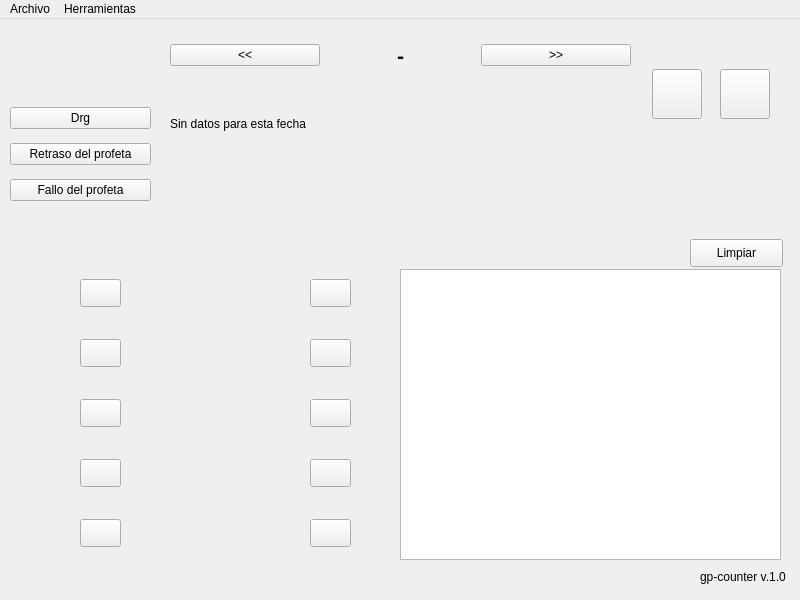
<?xml version="1.0" encoding="UTF-8"?>
<ui version="4.0">
 <class>MainWindow</class>
 <widget class="QMainWindow" name="MainWindow">
  <property name="geometry">
   <rect>
    <x>0</x>
    <y>0</y>
    <width>800</width>
    <height>600</height>
   </rect>
  </property>
  <property name="maximumSize">
   <size>
    <width>800</width>
    <height>600</height>
   </size>
  </property>
  <property name="windowTitle">
   <string>gp-counter</string>
  </property>
  <property name="windowIcon">
   <iconset>
    <normaloff>pics/gp_icon.ico</normaloff>pics/gp_icon.ico</iconset>
  </property>
  <widget class="QWidget" name="centralwidget">
   <widget class="QWidget" name="verticalLayoutWidget">
    <property name="geometry">
     <rect>
      <x>10</x>
      <y>80</y>
      <width>141</width>
      <height>111</height>
     </rect>
    </property>
    <layout class="QVBoxLayout" name="verticalLayout">
     <item>
      <widget class="QPushButton" name="btn_drg">
       <property name="text">
        <string>Drg</string>
       </property>
      </widget>
     </item>
     <item>
      <widget class="QPushButton" name="btn_retraso">
       <property name="text">
        <string>Retraso del profeta</string>
       </property>
      </widget>
     </item>
     <item>
      <widget class="QPushButton" name="btn_fallo">
       <property name="text">
        <string>Fallo del profeta</string>
       </property>
      </widget>
     </item>
    </layout>
   </widget>
   <widget class="QWidget" name="horizontalLayoutWidget">
    <property name="geometry">
     <rect>
      <x>170</x>
      <y>19</y>
      <width>461</width>
      <height>35</height>
     </rect>
    </property>
    <layout class="QHBoxLayout" name="horizontalLayout_5">
     <item>
      <widget class="QPushButton" name="btn_back_date">
       <property name="text">
        <string>&lt;&lt;</string>
       </property>
      </widget>
     </item>
     <item>
      <widget class="QLabel" name="lbl_current_date">
       <property name="font">
        <font>
         <pointsize>16</pointsize>
         <weight>75</weight>
         <bold>true</bold>
        </font>
       </property>
       <property name="text">
        <string>-</string>
       </property>
       <property name="textFormat">
        <enum>Qt::AutoText</enum>
       </property>
       <property name="alignment">
        <set>Qt::AlignCenter</set>
       </property>
      </widget>
     </item>
     <item>
      <widget class="QPushButton" name="btn_forward_date">
       <property name="text">
        <string>&gt;&gt;</string>
       </property>
      </widget>
     </item>
    </layout>
   </widget>
   <widget class="QWidget" name="horizontalLayoutWidget_2">
    <property name="geometry">
     <rect>
      <x>640</x>
      <y>20</y>
      <width>143</width>
      <height>111</height>
     </rect>
    </property>
    <layout class="QHBoxLayout" name="horizontalLayout_6">
     <item>
      <widget class="QPushButton" name="btn_amarilla">
       <property name="maximumSize">
        <size>
         <width>50</width>
         <height>50</height>
        </size>
       </property>
       <property name="text">
        <string/>
       </property>
      </widget>
     </item>
     <item>
      <widget class="QPushButton" name="btn_roja">
       <property name="maximumSize">
        <size>
         <width>50</width>
         <height>50</height>
        </size>
       </property>
       <property name="text">
        <string/>
       </property>
       <property name="iconSize">
        <size>
         <width>20</width>
         <height>50</height>
        </size>
       </property>
       <property name="checkable">
        <bool>false</bool>
       </property>
       <property name="autoDefault">
        <bool>false</bool>
       </property>
       <property name="default">
        <bool>false</bool>
       </property>
       <property name="flat">
        <bool>false</bool>
       </property>
      </widget>
     </item>
    </layout>
   </widget>
   <widget class="QLabel" name="lbl_display_info">
    <property name="geometry">
     <rect>
      <x>170</x>
      <y>60</y>
      <width>461</width>
      <height>91</height>
     </rect>
    </property>
    <property name="text">
     <string>&lt;html&gt;&lt;head/&gt;&lt;body&gt;&lt;p&gt;Sin datos para esta fecha&lt;/p&gt;&lt;/body&gt;&lt;/html&gt;</string>
    </property>
   </widget>
   <widget class="QPushButton" name="btn_gp_sergio">
    <property name="geometry">
     <rect>
      <x>80</x>
      <y>260</y>
      <width>41</width>
      <height>28</height>
     </rect>
    </property>
    <property name="text">
     <string/>
    </property>
    <property name="icon">
     <iconset>
      <normaloff>pics/gp_icon.ico</normaloff>pics/gp_icon.ico</iconset>
    </property>
   </widget>
   <widget class="QLabel" name="label">
    <property name="geometry">
     <rect>
      <x>20</x>
      <y>250</y>
      <width>51</width>
      <height>51</height>
     </rect>
    </property>
    <property name="text">
     <string/>
    </property>
    <property name="pixmap">
     <pixmap>pics/players/sergio (Custom).jpg</pixmap>
    </property>
   </widget>
   <widget class="QLabel" name="label_2">
    <property name="geometry">
     <rect>
      <x>20</x>
      <y>310</y>
      <width>51</width>
      <height>51</height>
     </rect>
    </property>
    <property name="text">
     <string/>
    </property>
    <property name="pixmap">
     <pixmap>pics/players/paula (Custom).jpg</pixmap>
    </property>
   </widget>
   <widget class="QLabel" name="label_3">
    <property name="geometry">
     <rect>
      <x>20</x>
      <y>370</y>
      <width>51</width>
      <height>51</height>
     </rect>
    </property>
    <property name="text">
     <string/>
    </property>
    <property name="pixmap">
     <pixmap>pics/players/aina (Custom).jpg</pixmap>
    </property>
   </widget>
   <widget class="QLabel" name="label_4">
    <property name="geometry">
     <rect>
      <x>20</x>
      <y>490</y>
      <width>51</width>
      <height>51</height>
     </rect>
    </property>
    <property name="text">
     <string/>
    </property>
    <property name="pixmap">
     <pixmap>pics/players/aitor (Custom).jpg</pixmap>
    </property>
   </widget>
   <widget class="QLabel" name="label_5">
    <property name="geometry">
     <rect>
      <x>20</x>
      <y>430</y>
      <width>51</width>
      <height>51</height>
     </rect>
    </property>
    <property name="text">
     <string/>
    </property>
    <property name="pixmap">
     <pixmap>pics/players/anton (Custom).png</pixmap>
    </property>
   </widget>
   <widget class="QLabel" name="label_6">
    <property name="geometry">
     <rect>
      <x>250</x>
      <y>250</y>
      <width>51</width>
      <height>51</height>
     </rect>
    </property>
    <property name="text">
     <string/>
    </property>
    <property name="pixmap">
     <pixmap>pics/players/diego (Custom).jpg</pixmap>
    </property>
   </widget>
   <widget class="QLabel" name="label_7">
    <property name="geometry">
     <rect>
      <x>250</x>
      <y>310</y>
      <width>51</width>
      <height>51</height>
     </rect>
    </property>
    <property name="text">
     <string/>
    </property>
    <property name="pixmap">
     <pixmap>pics/players/joaquin (Custom).jpg</pixmap>
    </property>
   </widget>
   <widget class="QLabel" name="label_8">
    <property name="geometry">
     <rect>
      <x>250</x>
      <y>370</y>
      <width>51</width>
      <height>51</height>
     </rect>
    </property>
    <property name="text">
     <string/>
    </property>
    <property name="pixmap">
     <pixmap>pics/players/laura (Custom).jpg</pixmap>
    </property>
   </widget>
   <widget class="QLabel" name="label_9">
    <property name="geometry">
     <rect>
      <x>250</x>
      <y>430</y>
      <width>51</width>
      <height>51</height>
     </rect>
    </property>
    <property name="text">
     <string/>
    </property>
    <property name="pixmap">
     <pixmap>pics/players/miranda (Custom).jpg</pixmap>
    </property>
   </widget>
   <widget class="QLabel" name="label_10">
    <property name="geometry">
     <rect>
      <x>60</x>
      <y>20</y>
      <width>51</width>
      <height>51</height>
     </rect>
    </property>
    <property name="text">
     <string/>
    </property>
    <property name="pixmap">
     <pixmap>pics/players/pablo (Custom).jpg</pixmap>
    </property>
   </widget>
   <widget class="QLabel" name="label_11">
    <property name="geometry">
     <rect>
      <x>250</x>
      <y>490</y>
      <width>51</width>
      <height>51</height>
     </rect>
    </property>
    <property name="text">
     <string/>
    </property>
    <property name="pixmap">
     <pixmap>pics/players/nerea (Custom).jpg</pixmap>
    </property>
   </widget>
   <widget class="QPushButton" name="btn_gp_paula">
    <property name="geometry">
     <rect>
      <x>80</x>
      <y>320</y>
      <width>41</width>
      <height>28</height>
     </rect>
    </property>
    <property name="text">
     <string/>
    </property>
    <property name="icon">
     <iconset>
      <normaloff>pics/gp_icon.ico</normaloff>pics/gp_icon.ico</iconset>
    </property>
   </widget>
   <widget class="QPushButton" name="btn_gp_aina">
    <property name="geometry">
     <rect>
      <x>80</x>
      <y>380</y>
      <width>41</width>
      <height>28</height>
     </rect>
    </property>
    <property name="text">
     <string/>
    </property>
    <property name="icon">
     <iconset>
      <normaloff>pics/gp_icon.ico</normaloff>pics/gp_icon.ico</iconset>
    </property>
   </widget>
   <widget class="QPushButton" name="btn_gp_anton">
    <property name="geometry">
     <rect>
      <x>80</x>
      <y>440</y>
      <width>41</width>
      <height>28</height>
     </rect>
    </property>
    <property name="text">
     <string/>
    </property>
    <property name="icon">
     <iconset>
      <normaloff>pics/gp_icon.ico</normaloff>pics/gp_icon.ico</iconset>
    </property>
   </widget>
   <widget class="QPushButton" name="btn_gp_aitor">
    <property name="geometry">
     <rect>
      <x>80</x>
      <y>500</y>
      <width>41</width>
      <height>28</height>
     </rect>
    </property>
    <property name="text">
     <string/>
    </property>
    <property name="icon">
     <iconset>
      <normaloff>pics/gp_icon.ico</normaloff>pics/gp_icon.ico</iconset>
    </property>
   </widget>
   <widget class="QPushButton" name="btn_gp_diego">
    <property name="geometry">
     <rect>
      <x>310</x>
      <y>260</y>
      <width>41</width>
      <height>28</height>
     </rect>
    </property>
    <property name="text">
     <string/>
    </property>
    <property name="icon">
     <iconset>
      <normaloff>pics/gp_icon.ico</normaloff>pics/gp_icon.ico</iconset>
    </property>
   </widget>
   <widget class="QPushButton" name="btn_gp_joaquin">
    <property name="geometry">
     <rect>
      <x>310</x>
      <y>320</y>
      <width>41</width>
      <height>28</height>
     </rect>
    </property>
    <property name="text">
     <string/>
    </property>
    <property name="icon">
     <iconset>
      <normaloff>pics/gp_icon.ico</normaloff>pics/gp_icon.ico</iconset>
    </property>
   </widget>
   <widget class="QPushButton" name="btn_gp_laura">
    <property name="geometry">
     <rect>
      <x>310</x>
      <y>380</y>
      <width>41</width>
      <height>28</height>
     </rect>
    </property>
    <property name="text">
     <string/>
    </property>
    <property name="icon">
     <iconset>
      <normaloff>pics/gp_icon.ico</normaloff>pics/gp_icon.ico</iconset>
    </property>
   </widget>
   <widget class="QPushButton" name="btn_gp_miranda">
    <property name="geometry">
     <rect>
      <x>310</x>
      <y>440</y>
      <width>41</width>
      <height>28</height>
     </rect>
    </property>
    <property name="text">
     <string/>
    </property>
    <property name="icon">
     <iconset>
      <normaloff>pics/gp_icon.ico</normaloff>pics/gp_icon.ico</iconset>
    </property>
   </widget>
   <widget class="QPushButton" name="btn_gp_nerea">
    <property name="geometry">
     <rect>
      <x>310</x>
      <y>500</y>
      <width>41</width>
      <height>28</height>
     </rect>
    </property>
    <property name="text">
     <string/>
    </property>
    <property name="icon">
     <iconset>
      <normaloff>pics/gp_icon.ico</normaloff>pics/gp_icon.ico</iconset>
    </property>
   </widget>
   <widget class="QLabel" name="label_12">
    <property name="geometry">
     <rect>
      <x>700</x>
      <y>550</y>
      <width>101</width>
      <height>16</height>
     </rect>
    </property>
    <property name="text">
     <string>gp-counter v.1.0</string>
    </property>
   </widget>
   <widget class="QTextBrowser" name="logWindow">
    <property name="geometry">
     <rect>
      <x>400</x>
      <y>250</y>
      <width>381</width>
      <height>291</height>
     </rect>
    </property>
    <property name="html">
     <string>&lt;!DOCTYPE HTML PUBLIC &quot;-//W3C//DTD HTML 4.0//EN&quot; &quot;http://www.w3.org/TR/REC-html40/strict.dtd&quot;&gt;
&lt;html&gt;&lt;head&gt;&lt;meta name=&quot;qrichtext&quot; content=&quot;1&quot; /&gt;&lt;style type=&quot;text/css&quot;&gt;
p, li { white-space: pre-wrap; }
&lt;/style&gt;&lt;/head&gt;&lt;body style=&quot; font-family:'MS Shell Dlg 2'; font-size:7.8pt; font-weight:400; font-style:normal;&quot;&gt;
&lt;p style=&quot;-qt-paragraph-type:empty; margin-top:0px; margin-bottom:0px; margin-left:0px; margin-right:0px; -qt-block-indent:0; text-indent:0px;&quot;&gt;&lt;br /&gt;&lt;/p&gt;&lt;/body&gt;&lt;/html&gt;</string>
    </property>
   </widget>
   <widget class="QPushButton" name="btn_limpiar">
    <property name="geometry">
     <rect>
      <x>690</x>
      <y>220</y>
      <width>93</width>
      <height>28</height>
     </rect>
    </property>
    <property name="text">
     <string>Limpiar</string>
    </property>
   </widget>
  </widget>
  <widget class="QMenuBar" name="menuBar">
   <property name="geometry">
    <rect>
     <x>0</x>
     <y>0</y>
     <width>800</width>
     <height>26</height>
    </rect>
   </property>
   <widget class="QMenu" name="menuArchivo">
    <property name="title">
     <string>Archivo</string>
    </property>
    <addaction name="actionAbrir"/>
    <addaction name="actionGuardar"/>
    <addaction name="separator"/>
   </widget>
   <widget class="QMenu" name="menuHerramientas">
    <property name="title">
     <string>Herramientas</string>
    </property>
    <addaction name="actionAbrir_calendario"/>
    <addaction name="actionGenerar_reporte"/>
    <addaction name="actionLimpiar_dia"/>
   </widget>
   <addaction name="menuArchivo"/>
   <addaction name="menuHerramientas"/>
  </widget>
  <action name="actionGuardar">
   <property name="text">
    <string>Guardar</string>
   </property>
   <property name="shortcut">
    <string>Ctrl+S</string>
   </property>
  </action>
  <action name="actionAbrir">
   <property name="text">
    <string>Abrir</string>
   </property>
   <property name="toolTip">
    <string>Abrir</string>
   </property>
   <property name="shortcut">
    <string>Ctrl+O</string>
   </property>
  </action>
  <action name="actionAbrir_calendario">
   <property name="text">
    <string>Abrir calendario</string>
   </property>
  </action>
  <action name="actionGenerar_reporte">
   <property name="text">
    <string>Generar reporte</string>
   </property>
   <property name="shortcut">
    <string>Ctrl+R</string>
   </property>
  </action>
  <action name="actionLimpiar_dia">
   <property name="text">
    <string>Limpiar día</string>
   </property>
  </action>
 </widget>
 <resources/>
 <connections/>
</ui>
